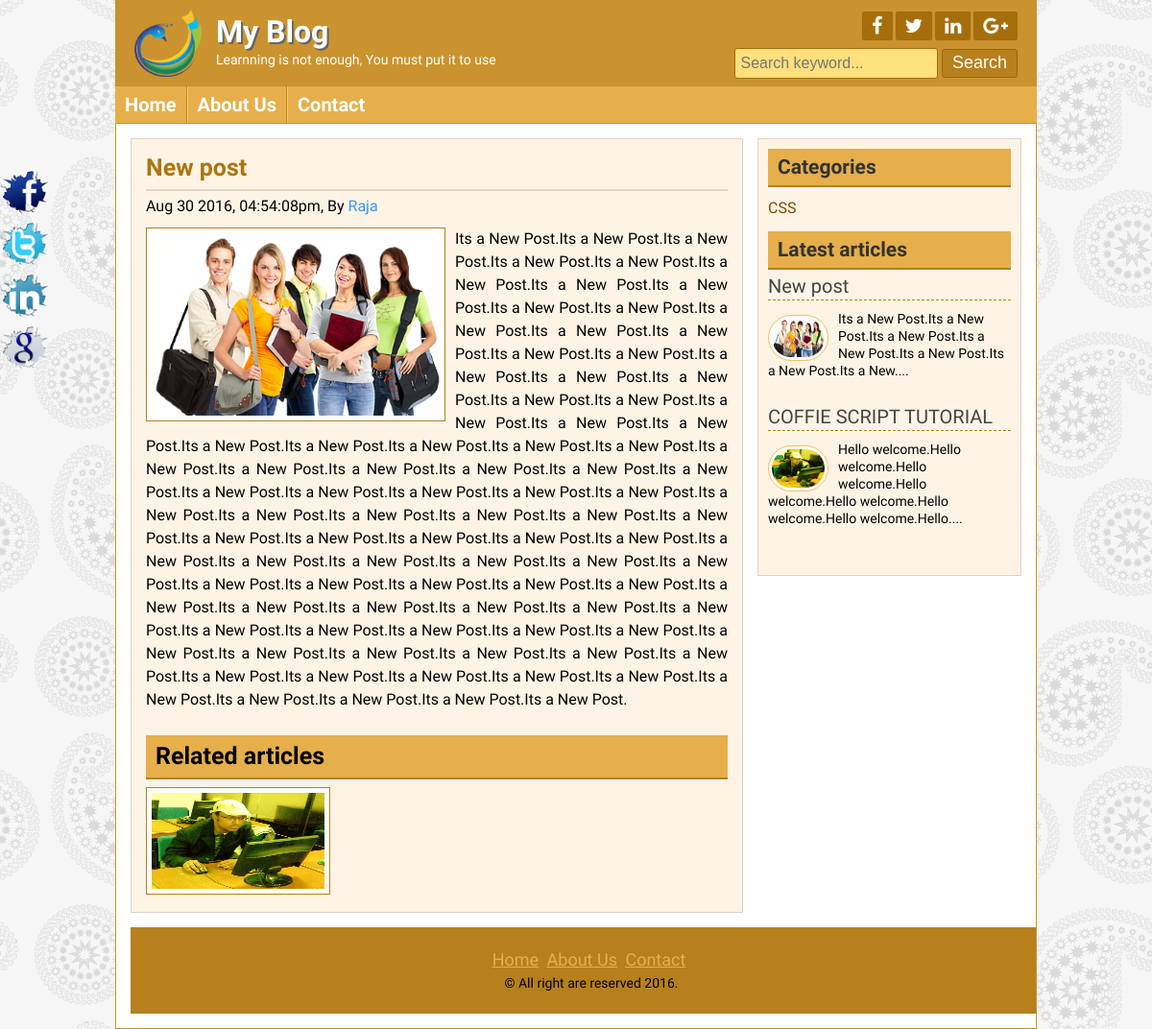
Screenshot of /Home/Post/27 with the database file from the repository.
### tables this page shows
CREATE TABLE `title_slogan_table` (
  `id` int(11) NOT NULL,
  `title` varchar(255) NOT NULL,
  `slogan` varchar(255) NOT NULL,
  `logo` varchar(255) NOT NULL
);

CREATE TABLE `page_table` (
  `id` int(11) NOT NULL,
  `title` varchar(255) NOT NULL,
  `content` text NOT NULL
);

CREATE TABLE `content_table` (
  `id` int(11) NOT NULL,
  `title` varchar(255) NOT NULL,
  `author` varchar(255) NOT NULL,
  `category` int(11) NOT NULL,
  `content` text NOT NULL,
  `date` timestamp NOT NULL DEFAULT CURRENT_TIMESTAMP,
  `img` varchar(255) NOT NULL,
  `user_id` int(11) NOT NULL,
  `tag` varchar(255) NOT NULL,
  `description` varchar(255) NOT NULL
);

CREATE TABLE `category_table` (
  `id` int(11) NOT NULL,
  `category` varchar(255) NOT NULL
);

CREATE TABLE `copyright_table` (
  `id` int(11) NOT NULL,
  `copyright` varchar(255) NOT NULL
);

### config/db_connection.php (called while the page is built, shortened)
<?php
class DB{
	public $conn;
	public function __construct(){
		if(!isset($conn)){
			try{
				$this->conn=new PDO(DBSOFT.':host='.HOST.';dbname='.DBNAME,USERNAME,PASSWORD);
				$this->conn->setAttribute(PDO::ATTR_ERRMODE,PDO::ERRMODE_EXCEPTION);
			}
			catch(PDOException $e){
				echo $e->getMessage();
			}
		}
		return $this->conn;
	}
	public function __destruct(){
		$this->conn=NULL;
	}
	public function query($q){
		$s=$this->conn->prepare($q);
		$s->setFetchMode(PDO::FETCH_ASSOC);
		$s->execute();
		return $s;
	}
}
?>

### config/date.php (called while the page is built)
<?php
class date{
	public static function convert($t){
		return date('M d Y, h:i:sa',strtotime($t));
	}
}
?>

### post.php (the view, shortened to what this page needs)
<?php include_once 'view/header.php';?>
<?php
	$database_conn = new DB;
	if(isset($_GET['id']) && !empty($_GET['id'])){
		$id = $_GET['id'];
	}else{
		header('location: 404.php');
	}
	$query		= "SELECT * FROM content_table WHERE id=$id";
	$statement  = $database_conn->query($query);
	$row 		= $statement->fetch();
?>
	<div class="contentsection contemplete clear">
		<div class="maincontent clear">
			<div class="about">
				<h2><?php echo $row['title'];?></h2>
				<h4><?php echo date::convert($row['date']).', By <a href="Home/Search/1/'.$row['author'].'">'.$row['author'].'</a>';?></h4>
				<img src=<?php echo "post_image/".$row['img'];?> alt="MyImage"/>
				<?php echo $row['content'];?>
				<div class="relatedpost clear">
					<h2>Related articles</h2>
					<?php
						$query 		= "SELECT id,img FROM content_table WHERE category=".$row['category']." AND id!=".$row['id'];
						$statement 	= $database_conn->query($query);
						if($statement->rowCount()>0){
							while($row = $statement->fetch()){
								echo '<a href="Home/Post/'.$row['id'].'"><img src="post_image/'.$row['img'].'" alt="post image"/></a>';
							}
						}else{
							echo '<b>No related Post Found</b>';
						}
					?>
				</div>
			</div>
		</div>
<?php include_once 'view/sidebar.php';?>
<?php include_once 'view/footer.php';?>

### view/header.php (shortened to what this page needs)
<?php
include_once 'config/db_connection.php';
include_once 'config/date.php';
include_once 'config/data_short.php';
?>
<!DOCTYPE html>
<html>
<head>
	<?php
		$pageid 	= NULL;
		$pagename 	= NULL;
	?>
	<link rel="stylesheet" href="font-awesome-4.5.0/css/font-awesome.css">
	<link rel="stylesheet" href="css/nivo-slider.css" type="text/css" media="screen" />
	<link rel="stylesheet" href="style.css">
</head>
<body>
	<div class="headersection templete clear">
		<a href="Home">
			<div class="logo">
				<?php
					$database_conn = new DB;
					$query 		   = "SELECT * FROM title_slogan_table";
					$statement     = $database_conn->query($query);
					$row 		   = $statement->fetch();
					if($statement->rowCount()>0){
				?>
				<img src="post_image/<?php echo $row['logo'];?>" alt="Logo"/>
				<h2><?php echo $row['title'];?></h2>
				<p><?php echo $row['slogan'];?></p>
				<?php }?>
			</div>
		</a>
		<div class="social clear">
			<div class="icon clear">
			<?php
				$query 		   = "SELECT * FROM social_table";
				$statement     = $database_conn->query($query);
				if($statement->rowCount()>0){
			?>
				<a href="#" target="_blank"><i class="fa fa-facebook"></i></a>
				<a href="#" target="_blank"><i class="fa fa-twitter"></i></a>
				<a href="#" target="_blank"><i class="fa fa-linkedin"></i></a>
				<a href="#" target="_blank"><i class="fa fa-google-plus"></i></a>
			<?php } ?>
			</div>
			<div class="searchbtn clear">
			<form action="Home/Search" method="post">
				<input type="text" name="search" placeholder="Search keyword..."/>
				<input type="submit" name="submit" value="Search"/>
			</form>
			</div>
		</div>
	</div>
<div class="navsection templete">
	<ul>
		<?php
			$query 		   = "SELECT * FROM page_table";
			$statement     = $database_conn->query($query);
		?>
		<li><a <?php if($pagename=='Home') echo 'id="active"';?> href="Home">Home</a></li>
		<?php
			if($statement->rowCount()>0){
				while($row = $statement->fetch()){
		?>
		<li><a <?php if($pageid==$row['id']) echo 'id="active"'; ?> href="Home/Page/<?php echo $row['id'];?>"><?php echo $row['title'];?></a></li>
		<?php } }?>
		<li><a <?php if($pagename=='contact') echo 'id="active"';?> href="Home/Contact">Contact</a></li>
	</ul>
</div>

### view/sidebar.php
<?php
$database_conn = new DB;
$query 		   = "SELECT DISTINCT category_table.category,category_table.id FROM category_table INNER JOIN content_table ON category_table.id=content_table.category";
$statement 	   = $database_conn->query($query);
?>
<div class="sidebar clear">
			<div class="samesidebar clear">
				<h2>Categories</h2>
					<ul>
						<?php
						while($row = $statement->fetch()){
							echo '<li><a href="Home/Category/'.$row['id'].'">'.$row['category'].'</a></li>';
					}
						?>
					</ul>
			</div>
	<?php
		$query 		= "SELECT * FROM content_table ORDER BY id DESC LIMIT 4";
		$statement  = $database_conn->query($query);
		$limit=100;
	?>
			<div class="samesidebar clear">
				<h2>Latest articles</h2>
				<?php
					while($row=$statement->fetch()){
					echo '<div class="popular clear">
						<h3><a href="Home/Post/'.$row['id'].'">'.$row['title'].'</a></h3>
						<a href="Home/Post/'.$row['id'].'"><img src="post_image/'.$row['img'].'" alt="post image"/></a>
						'.data_short::short($row['content'],$limit).'
					</div>';
				}
				?>
			</div>
		</div>

### config/data_short.php (shortened to what this page needs)
<?php
class data_short{
	public static function short($data,$limit=200){
		$len=strlen($data);
		if($limit>$len){
			$limit=$len-4;
			$text=substr($data,0,$limit).'</p>';
		}else{
			$end=strpos($data,' ',$limit);
			if($end>0){
				$limit=$end;
			}
			$text=substr($data,0,$limit).'....</p>';
		}
		return $text;
	}
}
?>

### view/footer.php (shortened to what this page needs)
	<div class="footersection templete clear">
	  <div class="footermenu clear">
		<ul>
			<?php
				$query 		   = "SELECT * FROM page_table";
				$statement     = $database_conn->query($query);
			?>
			<li><a href="Home">Home</a></li>
			<?php
				if($statement->rowCount()>0){
					while($row = $statement->fetch()){
			?>
				<li><a href="Home/Page/<?php echo $row['id'];?>"><?php echo $row['title'];?></a></li>
			<?php } }?>
			<li><a href="Home/Contact">Contact</a></li>
		</ul>
	  </div>
	<?php
	  $query = "SELECT * FROM copyright_table";
	  $statement = $database_conn->query($query);
	  $row 		 = $statement->fetch();
	?>
	  <p>&copy; <?php echo $row['copyright'].' '.date('Y').'.';?></p>
	</div>
	<?php
	  $query = "SELECT * FROM social_table";
	  $statement = $database_conn->query($query);
	  $row 		 = $statement->fetch();
	?>
	<div class="fixedicon clear">
		<a href="http://www.<?php echo $row['fb'];?>" target="_blank"><img src="images/fb.png" alt="Facebook"/></a>
		<a href="http://www.<?php echo $row['tw'];?>" target="_blank" ><img src="images/tw.png" alt="Twitter"/></a>
		<a href="http://www.<?php echo $row['ln'];?>" target="_blank" ><img src="images/in.png" alt="LinkedIn"/></a>
		<a href="http://www.<?php echo $row['gp'];?>" target="_blank" ><img src="images/gl.png" alt="GooglePlus"/></a>
	</div>
</body>
</html>

### rows the page displays
title_slogan_table: logo (picture), title "My Blog", slogan "Learnning is not enough, You must put it to use"
page_table: title "About Us"
content_table: title "New post", date "Aug 30 2016, 04:54:08pm", author "Raja", img (picture), content "Its a New Post.Its a New Post.Its a New Post.Its a New Post.Its a New Post.Its a New Post.Its a New Post.Its a New Post.Its a New Post.Its a New Post.Its a New Post.Its a New Post.Its a New Post.Its a New Post.Its a New Post.Its a New Post.Its a New Post.Its a New Post.Its a New Post.Its a New Post.Its a New Post.Its a New Post.Its a New Post.Its a New Post.Its a New Post.Its a New Post.Its a New Post.Its a New Post.Its a New Post.Its a New Post.Its a New Post.Its a New Post.Its a New Post.Its a New Post.Its a New Post.Its a New Post.Its a New Post.Its a New Post.Its a New Post.Its a New Post.Its a New Post.Its a New Post.Its a New Post.Its a New Post.Its a New Post.Its a New Post.Its a New…", content "Its a New Post.Its a New Post.Its a New Post.Its a New Post.Its a New Post.Its a New Post.Its a New"
content_table: img (picture), title "COFFIE SCRIPT TUTORIAL", content "Hello welcome.Hello welcome.Hello welcome.Hello welcome.Hello welcome.Hello welcome.Hello welcome.Hello"
category_table: category "CSS"
copyright_table: copyright "All right are reserved"
